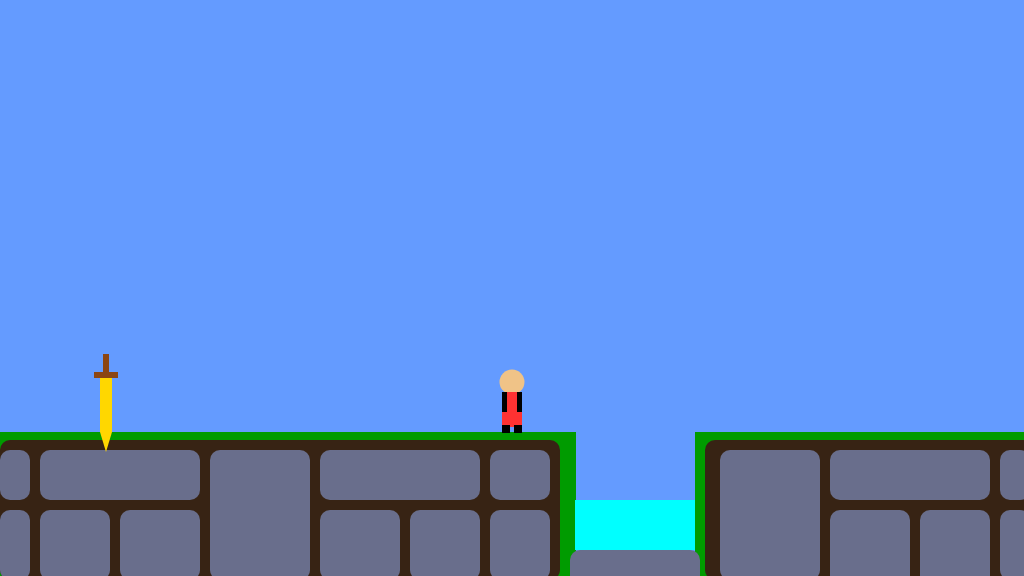
Frame 1 (no input)
Frame 60 (no input): identical to frame 1, image omitted
Frame 120 (the mouse pressed at the canvas centre since frame 60): identical to frame 1, image omitted

The p5.js sketch that drew this single still picture (run headless with seeded random() and noise() and a simulated clock; from frame 60 on, the mouse is pressed at the canvas centre):

// p5.js sketch
// ── sketch.js
/*

The Game Project

Week 3

Game interaction

*/


var floorPos_y;

var gameChar;

var isLeft;
var isRight;
var isPlummeting;
var isFalling;


var collectable;
var collectRange;
var scale_size;

function setup()
{
	createCanvas(1024, 576);
	floorPos_y = height * 3/4;
	
    
    isLeft = false;
    isRight = false;
    isPlummeting = false;
    isFalling = false;
    
    scale_size = 0.6
    
    gameChar = {
        x_pos: width/2,
        y_pos: floorPos_y,
        speed: 4
    };
    
    collectable = {
        x_pos: 100,
        y_pos: floorPos_y-100*scale_size,
        width: 20*scale_size,
        height: 100*scale_size,
        grip_width: 10*scale_size,
        grip_height: 30*scale_size,
        cross_width: 40*scale_size,
        cross_height: 10*scale_size,
        point_height: 20*scale_size,
        isFound: false
    };
    
    canyon = {
        x: width/2,
        y: floorPos_y
    };
    
}

function draw()
{

	///////////DRAWING CODE//////////

	background(100,155,255); //fill the sky blue

	noStroke();
	// Green ground 1
	fill(0, 155, 0);
	rect(0, floorPos_y, height, width - floorPos_y); //draw some green ground
    // Green ground 2
    rect(695, floorPos_y, 654, 144);

	// Canyon
    
    // falling down canyon
 
    if(gameChar.x_pos > 575 && gameChar.x_pos < 695)
    {
        isPlummeting = true;
    } else if(gameChar.y_pos >= floorPos_y)
    {
        isPlummeting = false;
    }
    
    if(isPlummeting == true)
    {
        gameChar.y_pos += gameChar.speed-3;
    }
    
    // dirt 1
    fill(55, 35, 20);
    rect(0, floorPos_y+8, 560, 140, 10);
    // dirt 2
    rect(695+10, floorPos_y+8, 644, 140, 10);
    // cliff rocks 1
    fill(105, 110, 140);
    rect(canyon.x-22, floorPos_y+18, 60, 50, 10);
    rect(canyon.x-22, floorPos_y+78, 60, 70, 10);
    rect(canyon.x-102, floorPos_y+78, 70, 70, 10);
    rect(canyon.x-192, floorPos_y+78, 80, 70, 10);
    rect(canyon.x-192, floorPos_y+18, 160, 50, 10);
    rect(canyon.x-302, floorPos_y+18, 100, 130, 10);
    rect(canyon.x-472, floorPos_y+18, 160, 50, 10);
    rect(canyon.x-392, floorPos_y+78, 80, 70, 10);
    rect(canyon.x-472, floorPos_y+78, 70, 70, 10);
    rect(0, floorPos_y+18, 30, 50, 10);
    rect(0, floorPos_y+78, 30, 70, 10);
    // ravine river
    fill(0, 255, 255);
    rect(canyon.x+63, floorPos_y+68, 120, 50);
    // ravine rocks
    fill(105, 110, 140);
    rect(canyon.x+58, floorPos_y+118, 130, 50, 10);
    // cliff rocks 2
    rect(canyon.x+208, floorPos_y+18, 100, 130, 10);
    rect(canyon.x+318, floorPos_y+18, 160, 50, 10);
    rect(canyon.x+318, floorPos_y+78, 80, 75, 10);
    rect(canyon.x+408, floorPos_y+78, 70, 75, 10);
    rect(canyon.x+488, floorPos_y+18, 30, 50, 10);
    rect(canyon.x+488, floorPos_y+78, 30, 70, 10);
    


    // Collectable
    collectRange = dist(gameChar.x_pos, gameChar.y_pos, collectable.x_pos, collectable.y_pos);
    
//    console.log("Range Collect: ", collectRange);
//    console.log("Range Colletable: ", collectable.x_pos, collectable.y_pos);
//    console.log("Range Game Char: ", gameChar.x_pos, gameChar.y);
    
    if(collectRange < 80)
    {
        collectable.isFound = true;
    }

    if(collectable.isFound == false)
    {   
        // blade
        fill(255, 215, 0);
        rect(collectable.x_pos, collectable.y_pos, collectable.width, collectable.height);
        triangle(collectable.x_pos, collectable.y_pos+collectable.height, 
                 collectable.x_pos+collectable.width, collectable.y_pos+collectable.height, 
                 collectable.x_pos+collectable.width/2, collectable.y_pos+collectable.height+20);
        
        // handle
        fill(139, 69, 19);
        rect(collectable.x_pos+collectable.grip_width/2, collectable.y_pos-collectable.grip_height, collectable.grip_width, collectable.grip_height);
        rect(collectable.x_pos-collectable.width/2, collectable.y_pos, collectable.cross_width, collectable.cross_height);
        
    }
        
	//Game character
	if(isLeft && isFalling)
	{
		// add your jumping-left code
        // head7
        fill(240, 195, 135);
        ellipse(gameChar.x_pos, gameChar.y_pos-50, 25, 25);
        // body7
        fill(255, 50, 50);
        rect(gameChar.x_pos-5, gameChar.y_pos-40, 10, 20);
        // arms7
        fill(0);
        rect(gameChar.x_pos, gameChar.y_pos-40, 5, 10);
        // feet7
        rect(gameChar.x_pos-10, gameChar.y_pos-25, 8, 8);

	}
	else if(isRight && isFalling)
	{
		// add your jumping-right code
        // head5
        fill(240, 195, 135);
        ellipse(gameChar.x_pos, gameChar.y_pos-50, 25, 25);
        // body5
        fill(255, 50, 50);
        rect(gameChar.x_pos-5, gameChar.y_pos-40, 10, 20);
        // arms5
        fill(0);
        rect(gameChar.x_pos-5, gameChar.y_pos-40, 5, 10);
        // feet5
        rect(gameChar.x_pos+2, gameChar.y_pos-25, 8, 8);

	}
	else if(isLeft)
	{
		// add your walking left code
        // head3
        fill(240, 195, 135);
        ellipse(gameChar.x_pos, gameChar.y_pos-50, 25, 25);
        // body3
        fill(255, 50, 50);
        rect(gameChar.x_pos-5, gameChar.y_pos-40, 10, 30);
        // arms3
        fill(0);
        rect(gameChar.x_pos, gameChar.y_pos-40, 5, 20);
        // feet3
        rect(gameChar.x_pos+2, gameChar.y_pos-7, 8, 8);
        rect(gameChar.x_pos-12, gameChar.y_pos-15, 8, 8);

	}
	else if(isRight)
	{
		// add your walking right code
        // head4
        fill(240, 195, 135);
        ellipse(gameChar.x_pos, gameChar.y_pos-50, 25, 25);
        // body4
        fill(255, 50, 50);
        rect(gameChar.x_pos-5, gameChar.y_pos-40, 10, 30);
        // arms4
        fill(0);
        rect(gameChar.x_pos-5, gameChar.y_pos-40, 5, 20);
        // feet4
        rect(gameChar.x_pos-10, gameChar.y_pos-7, 8, 8);
        rect(gameChar.x_pos+5, gameChar.y_pos-15, 8, 8);

	}
	else if(isFalling || isPlummeting)
	{
		// add your jumping facing forwards code
        // head2
        fill(240, 195, 135);
        ellipse(gameChar.x_pos, gameChar.y_pos-50, 25, 25);
        // body2
        fill(255, 50, 50);
        rect(gameChar.x_pos-10, gameChar.y_pos-40, 20, 20);
        // arms2
        fill(0);
        rect(gameChar.x_pos-10, gameChar.y_pos-42, 5, 10);
        rect(gameChar.x_pos+5, gameChar.y_pos-42, 5, 10);
        // feet2
        rect(gameChar.x_pos-10, gameChar.y_pos-22, 8, 8);
        rect(gameChar.x_pos+2, gameChar.y_pos-22, 8, 8);

	}
	else
	{
		// add your standing front facing code
        // head1
        fill(240, 195, 135);
        ellipse(gameChar.x_pos, gameChar.y_pos-50, 25, 25);
        // body1
        fill(255, 50, 50);
        rect(gameChar.x_pos-10, gameChar.y_pos-40, 20, 35);
        // arms1
        fill(0);
        rect(gameChar.x_pos-10, gameChar.y_pos-40, 5, 20);
        rect(gameChar.x_pos+5, gameChar.y_pos-40, 5, 20);
        // feet1
        rect(gameChar.x_pos-10, gameChar.y_pos-7, 8, 8);
        rect(gameChar.x_pos+2, gameChar.y_pos-7, 8, 8);

	}

	///////////INTERACTION CODE//////////
	//Put conditional statements to move the game character below here
    
    
    // move left
    if(isLeft == true)
    {
       gameChar.x_pos -= gameChar.speed;
    }
    // move right
    if(isRight == true)
    {
       gameChar.x_pos += gameChar.speed;
    }
    // gravity
    if(gameChar.y_pos < floorPos_y)
    {
        gameChar.y_pos += 2;
        isFalling = true;
    } else {
        isFalling = false;
    }
    
//    grid();
//    displayMousePosition();
}

function grid() {
    stroke(1);
    for (var x = 0; x < width; x += 10) {
        line(x, 0, x, height);
        for (var y = 0; y < height; y += 10) {
            line(0, y, width, y);
        }
    }
}

function displayMousePosition() {
    fill(255, 255, 255);
    rect(0, 0, 60, 20);
    fill(0);
    text(mouseX + ',' + mouseY, 10, 15);
}


function keyPressed()
{
	// if statements to control the animation of the character when
	// keys are pressed.
    
    
	//open up the console to see how these work
	console.log("keyPressed: " + key);
	console.log("keyPressed: " + keyCode);
    
    let leftArrow = 37;
    let rightArrow = 39;
    let spaceBar = 32;
    
    if(keyCode == leftArrow){
        console.log("left arrow");
        isLeft = true;
        
    } else if(keyCode == rightArrow)
    {
        console.log("right arrow");
        isRight = true;
    } else if(keyCode == spaceBar)
    {
        console.log("space bar");
        if(gameChar.y_pos == floorPos_y){
           gameChar.y_pos -= 100;
        }
    }
              
    
}

function keyReleased()
{
	// if statements to control the animation of the character when
	// keys are released.

	console.log("keyReleased: " + key);
	console.log("keyReleased: " + keyCode);
    
    let leftArrow = 37;
    let rightArrow = 39;
    
    if(keyCode == leftArrow){
        console.log("left arrow");
        isLeft = false;
        
    } else if(keyCode == rightArrow)
    {
        console.log("right arrow");
        isRight = false;
    }
}
